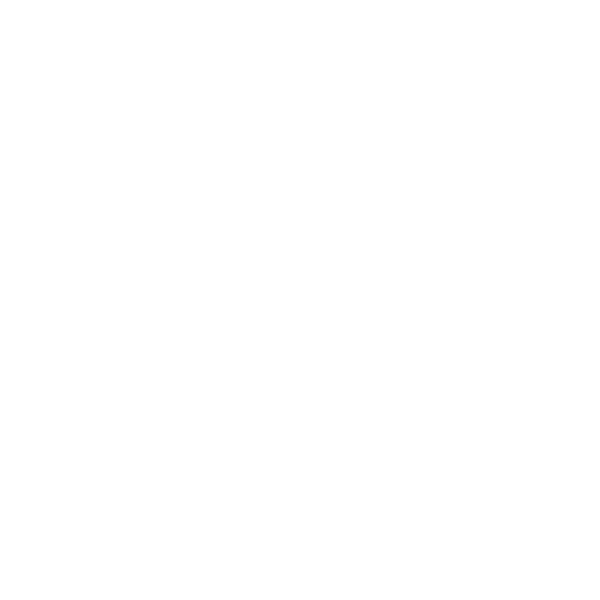
Frame 1 (no input)
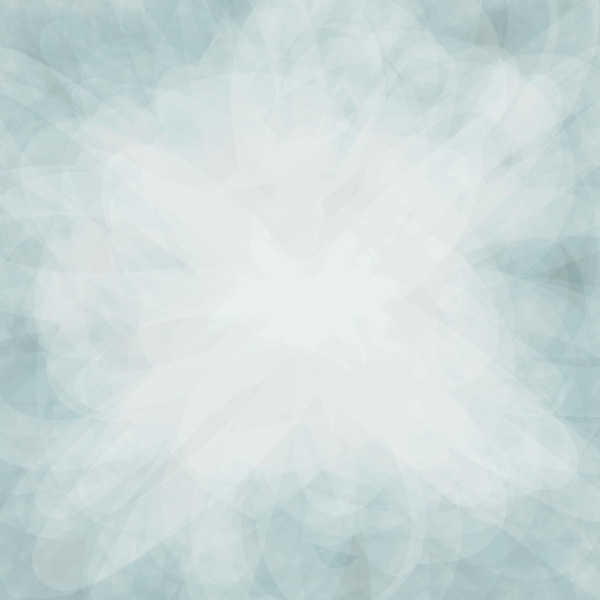
Frame 60 (the mouse pressed at the canvas centre just before this capture)
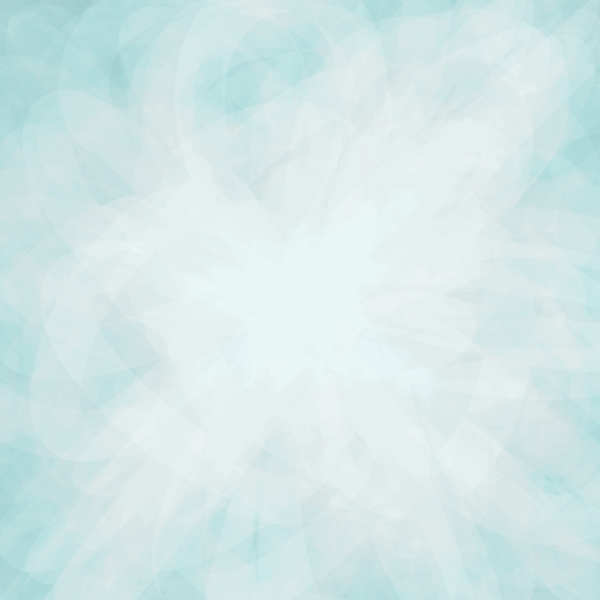
Frame 120 (the mouse held since frame 60 and released just before this capture)

The Processing sketch that drew these frames (run headless with seeded random() and noise(); from frame 60 on, the mouse is pressed at the canvas centre):

// Processing sketch: toopretty
// ── toopretty.pde
int SIZE;
Scribbler s1, s2,s3;
int baset, tvar;
int SW;
int BG = 255;

void mousePressed(){
  //background(color(0,100,100, 1));
  s2.white();
}

class Scribbler {
  float x1, y1, x2,y2;
  int slope;
  int r;
  color c;
  int tr;
  color[] colours;
  int cindex;

  Scribbler(float x1, float y1, int r, int s) {
    this.x1 = 0;
    this.y1 = y1;
    this.slope = s;
    this.r = r;
    this.tr = baset + int(random(-tvar, tvar));
    this.colours = new color[] {color(0,100,75),color(0,75,100)};
    this.cindex = 0;
    getNextColour();
  }
  
  void white(){
    c = color(BG);
  }
  
  void getNextColour(){
    if(random(5)>4){
      c = color(BG);
    } else {
      c = color(random(75), random(75,175), random(75,225)); 
    }
  }
  void move(){
    x2 = random(0, SIZE);

    y2 = y1 + random(-r,r);
    
    if(random(50)>49){
      x1 = SIZE - x1;
      if(random(5)>3){
            getNextColour();
      }
      
    }

    if(y2 >= SIZE || y2 <= 0){
      y2 = random(0, SIZE);
    }
  }
  
  void scribble() {
    
    tr = baset + int(random(-tvar, tvar));
      
    stroke(c, tr);
    move();
    drawSwoosh();
  }
  void drawMark(float x, float y){
    int s = 5;
    ellipse(x, y, s, s);
  }
  
  void drawSwoosh(){
    noFill();
    float n;
    if(c == color(BG)){   
    n = 25.0; }
      else {
     n = 10.0;  
      }  
    float x= x1+random(-r,r);
    float y=y1+random(-r,r);

//    beginShape();
//    vertex(x,y);
//
//    for(int i = 0; i < n; i++){
//      bezierVertex(x, y, x1+ ((1+i)*(x2-x1)/(n*2)), y1 + ((1+i)*(y2-y1)/(2*n)), x1 + ((1+i)*(x2-x1)/n), y1 + ((1+i)*(y2-y1)/n));
//    }
//    endShape();
//    
      //int r = 100;
   x1 = y1 = SIZE*0.5;
   beginShape();
 
  vertex(x1, y1);
  
  for(int i = 0; i < n; i++){

      bezierVertex(getPoint(x1,r), getPoint(y1,r),getPoint(x1,r), getPoint(y1,r),getPoint(x1,r), getPoint(y1,r));
  }    for(int i = 0; i < n; i++){

      bezierVertex(getPoint(x1,r), getPoint(y1,r),getPoint(x1,r), getPoint(y1,r),getPoint(x1,r), getPoint(y1,r));
  }for(int i = 0; i < n; i++){

  
    bezierVertex(getPoint(x1,r), getPoint(y1,r),getPoint(x1,r), getPoint(y1,r),random(SIZE), random(SIZE));
    }
    
  
    endShape();
beginShape();
  vertex(x1, y1);
  stroke(BG,35);

int sm = 30;
for(int i = 0; i < n; i++){

  
    bezierVertex(getPoint(x1,r), getPoint(y1,r),getPoint(x1,r), getPoint(y1,r),x1+random(0-sm,sm), y1+random(0-sm,sm));
    }
    
endShape();

    y1 = y2;
  }
  
  int getPoint(float c, int r){
    int q = SIZE;
  return int(c) + int(random(0-q,q));
}
   void drawLine(){

    float n = 10.0;    
    for(int i = 0; i < n; i++){
      line(x1, y1, x1 + ((1+i)*(x2-x1)/n), y1);
    }
    y1 = y2;
  }
  
  void drawX(float x, float y){
    line(x-slope,y+slope,x+slope,y-slope);
    line(x-slope, y-slope, x+slope, y+slope);
  }
}


void setup() {
  SW = 50;
  SIZE = 600;
  strokeCap(SQUARE);
  surface.setSize(SIZE, SIZE);
  background(BG);

  //background(color(0,100,100, 1));
  strokeWeight(SW);
  baset = 5;
  tvar = 0;
  s2 = new Scribbler(random(SIZE), random(SIZE), 15, 5);
//  s1 = new Scribbler(random(SIZE), random(SIZE), 60, 5);

}

void draw() {
//    s1.scribble();
    s2.scribble();
    //s3.scribble();

}
